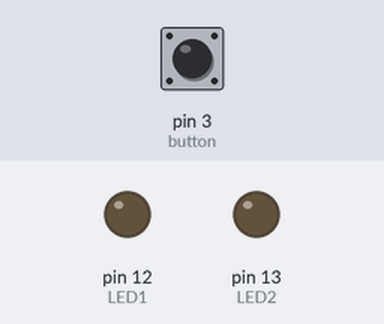
A sketch run on a simulated Arduino Uno, built with avr-gcc and run on an emulated ATmega328P. Parts: output pins drawn as LEDs (lit = HIGH). The inputs (shaded band) are chosen by the test bench; at power-on: pin 3 (button) LOW.

Above: at 1.2 s.
1.3 s: pin 3 (button) pulled HIGH for 0.15 s
At 1.8 s:
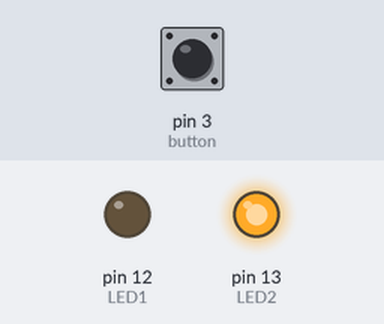
2.9 s: pin 3 (button) pulled HIGH for 1 s
At 4.3 s:
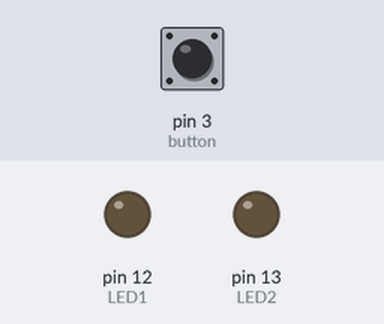
Timing chart, 0 to 5.9 s (numbered marks = the images above; inputs shaded):
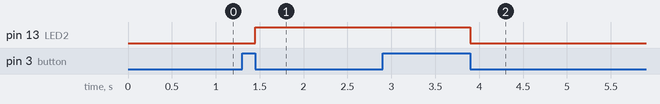

The sketch:

sketch_jun05a.ino
```cpp
int LED1 = 12;
int LED2 = 13;
int button = 3;

boolean LED1State = false;
boolean LED2State = false;

long buttonTimer = 0;
long longPressTime = 3000;

boolean buttonActive = false;
boolean longPressActive = false;

void setup() {
  attachInterrupt(digitalPinToInterrupt(4), digitalInterrupt,FALLING);
  pinMode(LED1, OUTPUT);
  pinMode(LED2, OUTPUT);
  pinMode(button, INPUT);

}

void loop() {

  if (digitalRead(button) == HIGH) {

    if (buttonActive == false) {

      buttonActive = true;
      buttonTimer = millis();

    }

    if ((millis() - buttonTimer > longPressTime) && (longPressActive == false)) {
      deepSleeep();

    }

  } else {

    if (buttonActive == true) {

      if (longPressActive == true) {

        longPressActive = false;

      } else {

        LED2State = !LED2State;
        digitalWrite(LED2, LED2State);

      }

      buttonActive = false;

    }

  }

}


void deepSleeep()

{

longPressActive = true;
//Disable ADC
ADCSRA &= ~(1<<7);
//Enable Sleep
SMCR |= (1<<2);        //Power down mode
SMCR |= 1;          // Enable sleep

//BOD DISABLE
MCUCR != (3 << 5);      //Sets both BODSE & BODS at the same time
MCUCR = (MCUCR & ~(1 << 5)) | (1 << 6);
__asm__ __volatile("sleep");


}

void digitalInterrupt(){
  }
```

Measured:
- after the input at 1.3 s, pin 13 (LED2): LOW → HIGH after 0.15 s
- after the input at 2.9 s, pin 13 (LED2): HIGH → LOW after 1.0 s
